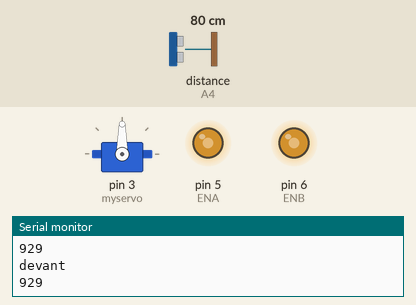
The sketch below on a simulated Arduino Uno, built with avr-gcc and run on an emulated ATmega328P. Shown: servo, output pins drawn as LEDs (lit = HIGH), the last lines printed to the serial monitor. Wiring (inferred from the names in the program): ultrasonic range finder: trigger A5; echo A4. Inputs (shaded band) come from the test bench; at power-on: distance to the obstacle (sensor on A4) 80 cm. The echo pulse lasts 58.3 µs per cm; pins used as bus, display or sensor lines are not drawn.

Above: at 1.8 s.
1.9 s: distance to the obstacle (sensor on A4) set to 29 cm
3.4 s: distance to the obstacle (sensor on A4) set to 24 cm
At 4.4 s:
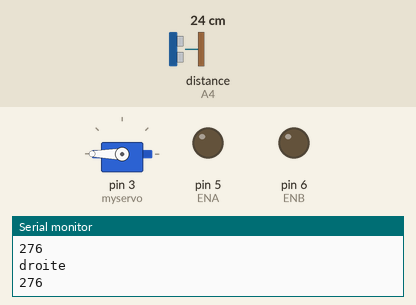
At 5.3 s:
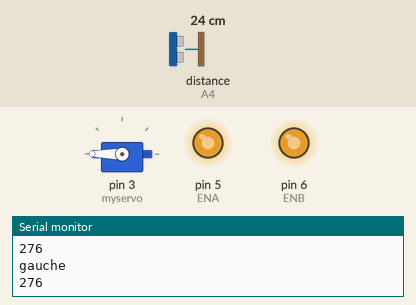
6.0 s: distance to the obstacle (sensor on A4) set to 35 cm
9.1 s: distance to the obstacle (sensor on A4) set to 2 cm
At 9.9 s:
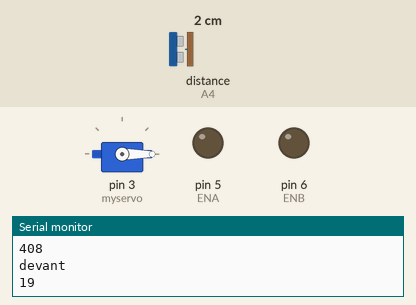
Timing chart, 0 to 13.0 s (numbered marks = the images above; inputs shaded):
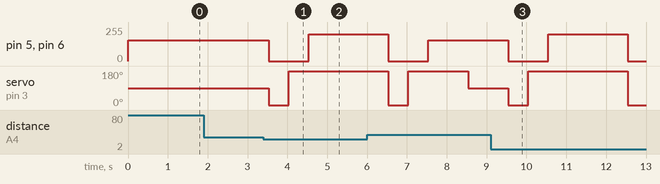

Measured:
- the behaviour switches between 27 and 26 cm on distance to the obstacle (sensor on A4) (found by bisection; images 0 and 1)
- after the input at 3.4 s, pin 5 (ENA), pin 6 (ENB): 155/255 → 0/255 after 0.13 s, → 200/255 1.0 s later; servo on pin 3 (myservo): 90° → 0° after 0.13 s, → 180° 0.50 s later
- after the input at 9.1 s, pin 5 (ENA), pin 6 (ENB): 155/255 → 0/255 after 0.44 s, → 200/255 1.0 s later, → 0/255 2.0 s later; servo on pin 3 (myservo): 90° → 0° after 0.44 s, → 180° 0.50 s later, → 0° 2.5 s later

The sketch:

Voiture.ino
```cpp
#include "voiture_elegoo.h"

void loop() {
  avant(155);

  float da = distance_devant();

  if (da <= 300) {
    avant(0);

    float dd = distance_droite();
    float dg = distance_gauche();

    if (dd <= 300 && dg <= 300) {
      arriere(200);
      delay(2000);
      arriere(0);

      dd = distance_droite();
      dg = distance_gauche();

      if ( dd >= dg) {
        droite(155);
      }
      else gauche(155);
    }
    else if ( dd >= dg) {
      droite(255);
    }
    else gauche(155);
    delay(1000);
  }
}
```

voiture_elegoo.cpp
```cpp
#include "Arduino.h"
#include "voiture_elegoo.h"
#include <Servo.h>
#define ENA 5
#define ENB 6
#define IN1 7
#define IN2 8
#define IN3 9
#define IN4 11
#define LED 13


int Echo = A4;
int Trig = A5;
Servo myservo;

void setup() {
  Serial.begin(9600);
  myservo.attach(3);
  pinMode(Echo, INPUT);
  pinMode(Trig, OUTPUT);
}
void avant(int car_speed)
{

  analogWrite(ENA, car_speed);
  analogWrite(ENB, car_speed);
  digitalWrite(IN1, HIGH);
  digitalWrite(IN2, LOW);
  digitalWrite(IN3, LOW);
  digitalWrite(IN4, HIGH);
}


void arriere(int car_speed)
{

  analogWrite(ENA, car_speed);
  analogWrite(ENB, car_speed);
  digitalWrite(IN1, LOW);
  digitalWrite(IN2, HIGH);
  digitalWrite(IN3, HIGH);
  digitalWrite(IN4, LOW);
}


void gauche(int car_speed)
{

  analogWrite(ENA, car_speed);
  analogWrite(ENB, car_speed);
  digitalWrite(IN1, LOW);
  digitalWrite(IN2, HIGH);

  digitalWrite(IN3, LOW);
  digitalWrite(IN4, HIGH);
}

void droite(int car_speed)
{
  analogWrite(ENA, car_speed);
  analogWrite(ENB, car_speed);
  digitalWrite(IN1, HIGH);
  digitalWrite(IN2, LOW);
  digitalWrite(IN3, HIGH);
  digitalWrite(IN4, LOW);
}
void arret() {
  analogWrite(ENA, 0);
  analogWrite(ENB, 0);
}

int distance_devant() {
  myservo.write(90);
  delay(500);
  digitalWrite(Trig, LOW);
  delayMicroseconds(2);
  digitalWrite(Trig, HIGH);
  delayMicroseconds(10);
  digitalWrite(Trig, LOW);
  int valeur = (int)pulseIn(Echo, HIGH) / 5;
  Serial.println("devant");
  Serial.println(valeur);
  return valeur;
}

int distance_droite() {
  myservo.write(0);
  delay(500);
  digitalWrite(Trig, LOW);
  delayMicroseconds(2);
  digitalWrite(Trig, HIGH);
  delayMicroseconds(10);
  digitalWrite(Trig, LOW);
  int valeur = (int)pulseIn(Echo, HIGH) / 5;
  Serial.println("droite");
  Serial.println(valeur);

  return valeur;
}

int distance_gauche() {
  myservo.write(180);
  delay(500);
  digitalWrite(Trig, LOW);
  delayMicroseconds(2);
  digitalWrite(Trig, HIGH);
  delayMicroseconds(10);
  digitalWrite(Trig, LOW);
  int valeur = (int)pulseIn(Echo, HIGH) / 5;
  Serial.println("gauche");
  Serial.println(valeur);
  return valeur;
}
```

voiture_elegoo.h
```cpp
#include "Arduino.h"
void setup();
void avant(int car_speed);
void arriere(int car_speed);
void gauche(int car_speed);
void droite(int car_speed);
void arret();
void setup();

int distance_gauche();
int distance_droite();
int distance_devant();
```
